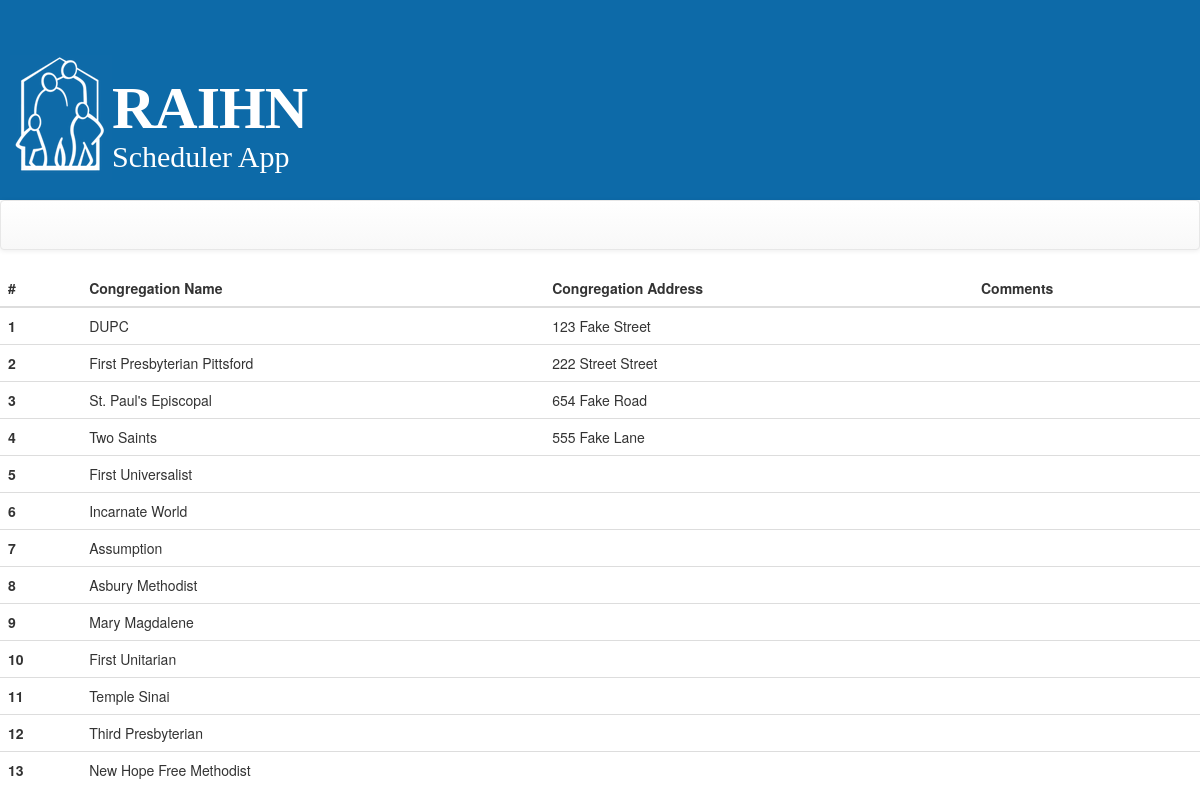
The app's page /congregationroster.php with its own data.
### tables this page shows
CREATE TABLE `congregation` (
  `congID` tinyint(1) NOT NULL,
  `congName` varchar(100) DEFAULT NULL,
  `congAddress` varchar(100) DEFAULT NULL,
  `comments` varchar(255) DEFAULT NULL,
  `lastDateServed` date DEFAULT NULL,
  `lastHolidayServed` date DEFAULT NULL,
  PRIMARY KEY (`congID`)
);

### congregationroster.php (called while the page is built, shortened)
<?php
    require_once("./inc/top_layout.php");
    require_once(__DIR__."/inc/Controller/Congregation.class.php");
    $Congregation = new Congregation();
?>
<?php
    $Congregation->getHostCongregationRoster();
?>
<?php require_once("./inc/bottom_layout.php"); ?>

### inc/Data/db.class.php (called while the page is built, shortened)
<?php
	class Database
    {
        private $host = "localhost";
        private $db_name = "raihn";
        private $username = "root";
        private $password = "student";
        public function getConnection()
        {
            $this->conn = null;
            try {
                $this->conn = new PDO("mysql:host=" . $this->host . ";dbname=" . $this->db_name, $this->username, $this->password);
                $this->conn->exec("set names utf8");
            } catch (PDOException $exception) {
                error_log("Connection error: " . $exception->getMessage(), 0);
            }
            return $this->conn;
        }
        public function executeQuery($sqlQuery, $params, $type)
        {
            try {
                if (sizeof($params) == 0) {
                    $db = new Database();
                    $conn = $db->getConnection();
                    $query = $conn->prepare($sqlQuery);
                    if ($query->execute()) {
                        if ($type == "select") {
                            $result = $query->fetchAll(PDO::FETCH_ASSOC);
                            return $result;
                        } else {
                            $result = $query->rowCount();
                            $conn = null;
                            $params = null;
                            return $result;
                        }
                    }
                }
            } catch (PDOException $e) {
                echo $e->getMessage();
            }
        }
    }
?>

### inc/Controller/Functions.class.php (called while the page is built, shortened)
<?php
class Functions {
    function testSQLNullValue($sqlData) {
        if($sqlData === "NULL") {
            return "None";
        }else {
            return $sqlData;
        }
    }
}

### inc/Controller/Congregation.class.php (the view, shortened to what this page needs)
<?php
	class Congregation {
		function __construct() {
            require_once(__DIR__."/../Data/db.class.php");
            require_once(__DIR__."/Functions.class.php");
			$this->DB = new Database();
			$this->Functions = new Functions();
		}
		function getHostCongregationRoster() {
			$sqlQuery = "SELECT * FROM CONGREGATION";
            $result = $this->DB->executeQuery($sqlQuery, $this->Functions->paramsIsZero(), "select");
			$bigString = "<table class='table'>";
				$bigString .= "<thead>";
					$bigString .= "<tr>";
						$bigString .= "<th scope='col'>#</th>";
						$bigString .= "<th scope='col'>Congregation Name</th>";
						$bigString .= "<th scope='col'>Congregation Address</th>";
						$bigString .= "<th scope='col'>Comments</th>";
					$bigString .= "</tr>";
				$bigString .= "</thead>";
				$bigString .= "<tbody>";
					for($i = 0; $i < sizeof($result); $i++) {
						$bigString .= "<tr>";
							$bigString .= "<th scope='row'>".($i+1)."</th>";
							$bigString .= "<td>".$this->Functions->testSQLNullValue($result[$i]['congName'])."</td>";
							$bigString .= "<td>".$this->Functions->testSQLNullValue($result[$i]['congAddress'])."</td>";
							$bigString .= "<td>".$this->Functions->testSQLNullValue($result[$i]['comments'])."</td>";
						$bigString .= "</tr>";
					}
				$bigString .= "</tbody>";
			$bigString .= "</table>";
			echo $bigString;
		}
	}
?>

### css/demo.css (style rules this page uses)
body { background:#fff; color:#333; font: 12px/22px verdana, arial, sans-serif; height:100%; margin:0 auto; width:100%; }

### records on screen
congregation: congName "DUPC", congAddress "123 Fake Street"
congregation: congName "First Presbyterian Pittsford", congAddress "222 Street Street"
congregation: congName "St. Paul's Episcopal", congAddress "654 Fake Road"
congregation: congName "Two Saints", congAddress "555 Fake Lane"
congregation: congName "First Universalist"
congregation: congName "Incarnate World"
congregation: congName "Assumption"
congregation: congName "Asbury Methodist"
congregation: congName "Mary Magdalene"
congregation: congName "First Unitarian"
congregation: congName "Temple Sinai"
congregation: congName "Third Presbyterian"
congregation: congName "New Hope Free Methodist"
